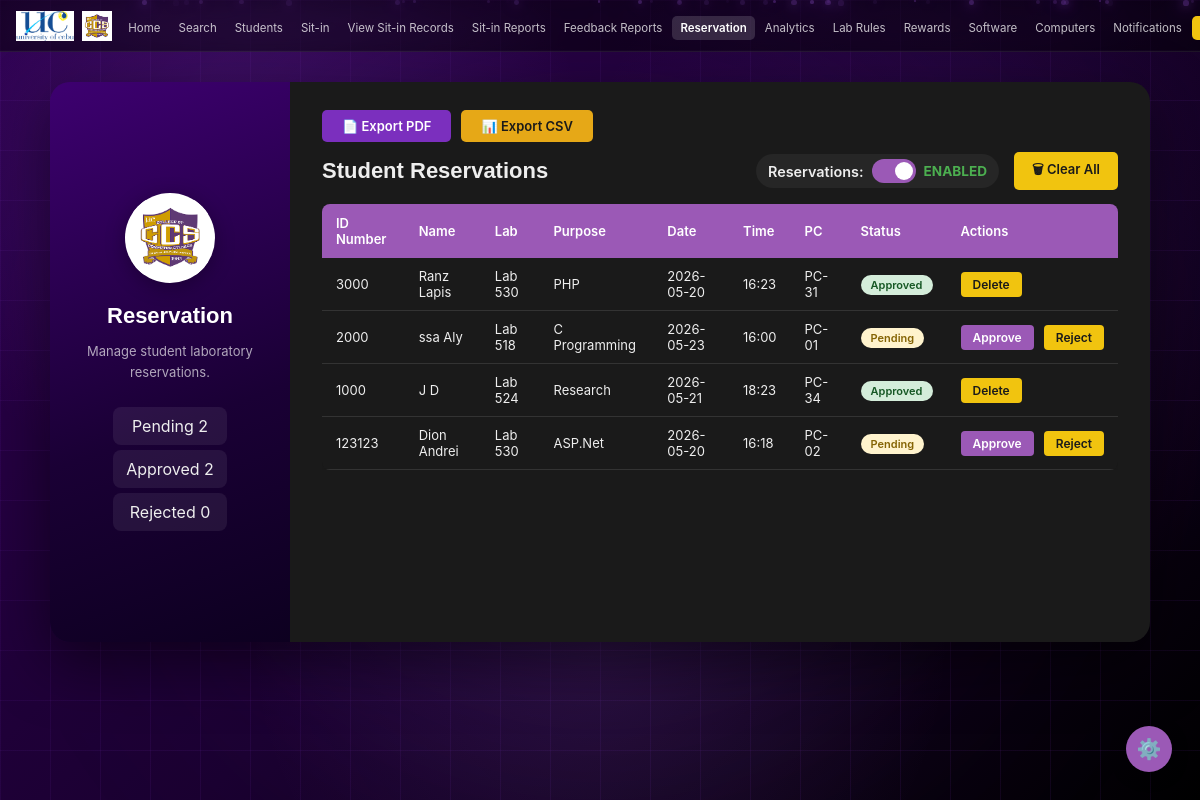
The app's page /admin/reservation (signed in), older data.
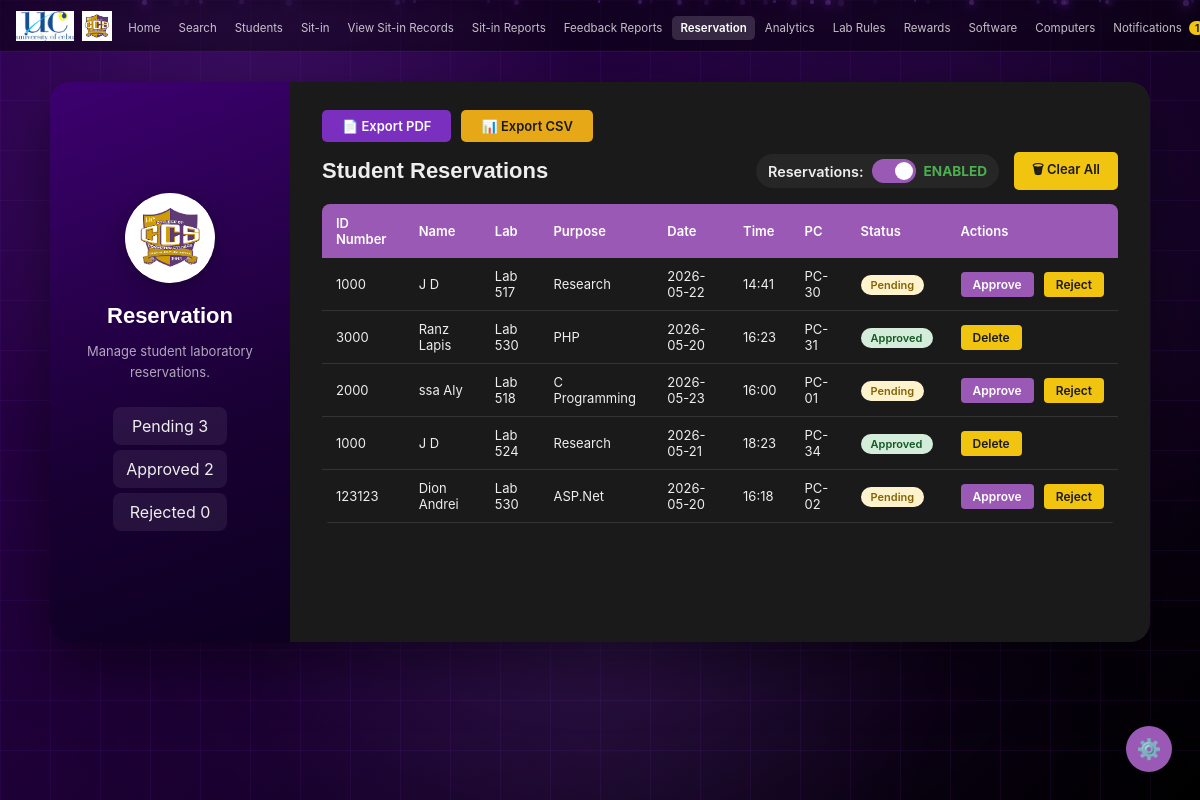
The same page, newer data.
### tables this page shows
CREATE TABLE reservations (
        id INTEGER PRIMARY KEY AUTOINCREMENT,
        idnum TEXT NOT NULL,
        name TEXT NOT NULL,
        lab TEXT NOT NULL,
        purpose TEXT NOT NULL DEFAULT '',
        date TEXT NOT NULL,
        time TEXT NOT NULL,
        status TEXT NOT NULL DEFAULT 'Pending'
    , pc_id INTEGER);

CREATE TABLE computer_units (
        id INTEGER PRIMARY KEY AUTOINCREMENT,
        pc_number TEXT NOT NULL,
        lab_id INTEGER NOT NULL,
        status TEXT NOT NULL DEFAULT 'Available',
        FOREIGN KEY (lab_id) REFERENCES laboratory(id)
    );

### app.py (the view)
@app.route('/admin/reservation', methods=['GET', 'POST'])
def admin_reservation():
    if not admin_required():
        return redirect(url_for('login'))
    conn = get_db()
    reservations = conn.execute('''
        SELECT r.*, cu.pc_number
        FROM reservations r
        LEFT JOIN computer_units cu ON r.pc_id = cu.id
        ORDER BY r.id DESC
    ''').fetchall()
    status_row = conn.execute("SELECT value FROM settings WHERE key = 'reservations_enabled'").fetchone()
    reservations_enabled = (status_row['value'] == '1') if status_row else True
    conn.close()
    return render_template('admin/reservation.html', reservations=reservations, reservations_enabled=reservations_enabled)

### app.py (called while the page is built, shortened)
def get_db():
    conn = sqlite3.connect(os.path.join(BASE_DIR, 'database.db'))
    conn.row_factory = sqlite3.Row
    return conn

@app.before_request
def csrf_protect():
    if 'csrf_token' not in session:
        session['csrf_token'] = secrets.token_hex(16)
    if request.method == "POST":
        token = session.get('csrf_token', '')
        form_token = request.form.get('csrf_token', '')
        if not token or token != form_token:
            flash('Invalid request. Please try again.', 'error')
            return redirect(request.url)

@app.context_processor
def inject_unread_count():
    if 'user_id' in session and session.get('role') == 'admin':
        conn = get_db()
        count = conn.execute('''
            SELECT COUNT(*) FROM notifications
            WHERE is_read = 0 AND idnum = ?
        ''', (session['user_idnum'],)).fetchone()[0]
        conn.close()
        return dict(unread_count=count)
    return dict(unread_count=0)

def admin_required():
    return 'user_id' in session and session.get('role') == 'admin'

### templates/admin/reservation.html (shortened to what the changed rows need)
<!DOCTYPE html>
<html lang="en" data-theme="dark">
<head>
  <link rel="stylesheet" href="{{ url_for('static', filename='style.css') }}" />
  <link href="https://cdnjs.cloudflare.com/ajax/libs/toastr.js/latest/toastr.min.css" rel="stylesheet"/>
</head>
<body>
  <nav>
    <ul class="nav-links">
      <li>
        <a href="{{ url_for('admin_notifications') }}" class="{{ 'active' if request.endpoint == 'admin_notifications' else '' }}">
          Notifications
          {% if unread_count > 0 %}<span class="notification-badge">{{ unread_count }}</span>{% endif %}
        </a>
      </li>
    </ul>
  </nav>
  <main class="admin-main">
    <div class="admin-split-card">
      <div class="split-left">
        <h2 class="split-title">Reservation</h2>
        <div class="student-info-box" style="margin-top:20px;">
          <div class="info-row">
            <span class="info-lbl">Pending</span>
            <span class="info-val">{{ reservations | selectattr('status', 'equalto', 'Pending') | list | length }}</span>
          </div>
        </div>
      </div>
      <div class="split-right">
        <div style="display:flex; justify-content:space-between; align-items:center; margin-bottom:14px;">
          <h2 class="form-title" style="margin-bottom:0;">Student Reservations</h2>
        </div>
        <div class="table-wrap">
          <table class="admin-table">
            <thead>
              <tr>
                <th>ID Number</th>
                <th>Name</th>
                <th>Lab</th>
                <th>Purpose</th>
                <th>Date</th>
                <th>Time</th>
                <th>PC</th>
                <th>Status</th>
                <th style="min-width:140px;">Actions</th>
              </tr>
            </thead>
            <tbody>
              {% for r in reservations %}
              <tr>
                <td>{{ r['idnum'] }}</td>
                <td>{{ r['name'] }}</td>
                <td>{{ r['lab'] }}</td>
                <td>{{ r['purpose'] }}</td>
                <td>{{ r['date'] }}</td>
                <td>{{ r['time'] }}</td>
                <td>{{ r['pc_number'] if r['pc_number'] else '—' }}</td>
                <td>
                  {% if r['status'] == 'Pending' %}
                    <span class="badge badge-pending">Pending</span>
                  {% elif r['status'] == 'Approved' %}
                    <span class="badge badge-active">Approved</span>
                  {% elif r['status'] == 'Cancelled' %}
                    <span class="badge" style="background:#6b7280;color:#fff;padding:2px 8px;border-radius:12px;font-size:11px;font-weight:600;">Cancelled</span>
                  {% else %}
                    <span class="badge badge-done">Rejected</span>
                  {% endif %}
                </td>
                <td>
                  <div style="display:flex; flex-direction:row; gap:6px; align-items:center; flex-wrap:nowrap;">
                  {% if r['status'] == 'Pending' %}
                    <a href="{{ url_for('approve_reservation', reservation_id=r['id']) }}"
                       class="btn-edit"
                       onclick="return confirm('Approve this reservation?')">Approve</a>
                    <a href="{{ url_for('reject_reservation', reservation_id=r['id']) }}"
                       class="btn-delete"
                       onclick="return confirm('Reject this reservation?')">Reject</a>
                  {% else %}
                    <a href="{{ url_for('delete_reservation', reservation_id=r['id']) }}"
                       class="btn-delete"
                       onclick="return confirm('Delete this reservation?')">Delete</a>
                  {% endif %}
                  </div>
                </td>
              </tr>
              {% else %}
              <tr><td colspan="9" class="no-data">No reservations yet.</td></tr>
              {% endfor %}
            </tbody>
          </table>
        </div>
      </div>
    </div>
  </main>
</body>
</html>

Row changes from the older to the newer data that the page shows:
added reservations: idnum "1000", name "J D", lab "Lab 517", purpose "Research", date "2026-05-22", time "14:41", pc_number "PC-30", status "Pending"
Text that changed along with them:
{{ unread_count }}: (not shown) → "1"
text no longer shown: "2"
text now shown: "3"
